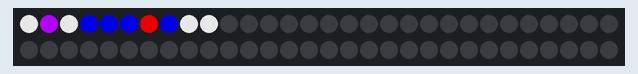
Bench run of a program on a simulated CircuitPython board. Shown: 60 RGB LEDs in strip order, left to right, continuing on the next row. Dim RGB values are drawn brighter than linear; random numbers come from a fixed seed.

Above: at 0.46 s.
At 7.85 s:
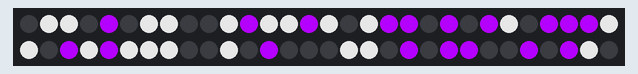
At 17.37 s:
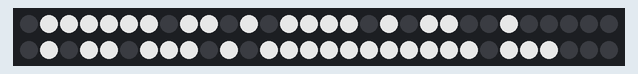
At 22.6 s:
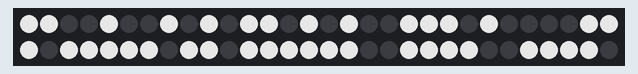
At 29.35 s:
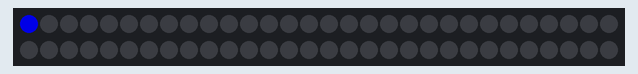
At 38.4 s:
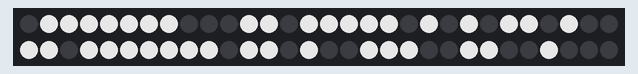

The program:

big_cloud.py
```python
import time
import random
import board
import neopixel

PIXEL_COUNT = 60
NOTHING = (0, 0, 0)
WHITE = (180, 180, 180)
RED = (180, 0, 0)
BLUE = (0, 0, 180)
PURPLE = (180, 0, 255)

def random_color(colors):
    #return(colors[random.randint(0, len(colors) - 1)])
    return(random.choice(colors))

def random_fill(neo_pixels, colors):
    for pixel in range(0, PIXEL_COUNT - 1):
        neo_pixels[pixel] = random_color(colors)

        neo_pixels.show()

def progressive_fill(neo_pixels, colors):
    for pixel in range(0, PIXEL_COUNT - 1):
        neo_pixels[pixel] = random_color(colors)
        neo_pixels.show()
        time.sleep(0.015)


neo_pixels = neopixel.NeoPixel(board.A1, PIXEL_COUNT, brightness=1.02, auto_write=False)

neo_pixels.fill(NOTHING)
neo_pixels.show()

while True:
    mode = random.randint(0, 100)

    if mode < 75:
        neo_pixels.fill(NOTHING)
        neo_pixels.show()
    elif mode < 92:
        random_fill(neo_pixels, [ WHITE, WHITE, NOTHING ])
    elif mode < 97:
        random_fill(neo_pixels, [ WHITE, PURPLE, NOTHING ])
    else:
        progressive_fill(neo_pixels, [ WHITE, WHITE, PURPLE, BLUE, RED, RED ])

    time.sleep(random.random() / 4.0)
```

Measured:
- what the display in image 3 shows lasts 0.4 s, from 22.4 s to 22.8 s
